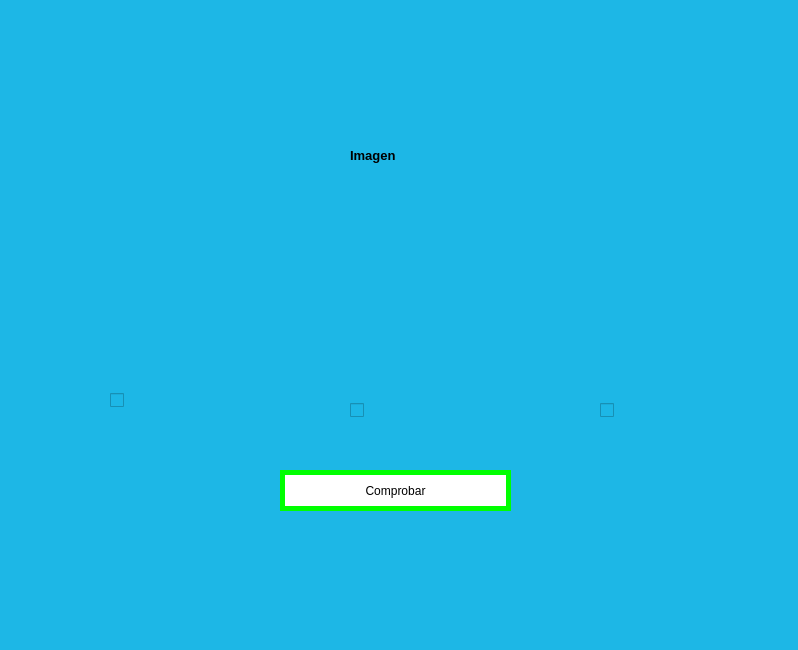
<?xml version="1.0" encoding="UTF-8"?>
<ui version="4.0">
 <class>MainWindow</class>
 <widget class="QMainWindow" name="MainWindow">
  <property name="geometry">
   <rect>
    <x>0</x>
    <y>0</y>
    <width>798</width>
    <height>650</height>
   </rect>
  </property>
  <property name="windowTitle">
   <string>MainWindow</string>
  </property>
  <property name="styleSheet">
   <string notr="true">
background-color: rgb(29, 183, 230);</string>
  </property>
  <widget class="QWidget" name="centralwidget">
   <widget class="QLabel" name="image_1">
    <property name="geometry">
     <rect>
      <x>60</x>
      <y>220</y>
      <width>161</width>
      <height>141</height>
     </rect>
    </property>
    <property name="styleSheet">
     <string notr="true"/>
    </property>
    <property name="text">
     <string/>
    </property>
    <property name="pixmap">
     <pixmap resource="../Archivos/Recursos.qrc">:/ejercicios/FIT_logo_vertical.png</pixmap>
    </property>
    <property name="scaledContents">
     <bool>true</bool>
    </property>
   </widget>
   <widget class="QLabel" name="textorar">
    <property name="geometry">
     <rect>
      <x>350</x>
      <y>140</y>
      <width>131</width>
      <height>31</height>
     </rect>
    </property>
    <property name="font">
     <font>
      <pointsize>10</pointsize>
      <weight>75</weight>
      <bold>true</bold>
     </font>
    </property>
    <property name="text">
     <string>Imagen</string>
    </property>
   </widget>
   <widget class="QLabel" name="Logo">
    <property name="geometry">
     <rect>
      <x>60</x>
      <y>10</y>
      <width>171</width>
      <height>131</height>
     </rect>
    </property>
    <property name="styleSheet">
     <string notr="true"/>
    </property>
    <property name="text">
     <string/>
    </property>
    <property name="pixmap">
     <pixmap resource="../Archivos/Recursos.qrc">:/ejercicios/log_uat_nuevo.png</pixmap>
    </property>
    <property name="scaledContents">
     <bool>true</bool>
    </property>
   </widget>
   <widget class="QLabel" name="image_3">
    <property name="geometry">
     <rect>
      <x>550</x>
      <y>210</y>
      <width>171</width>
      <height>161</height>
     </rect>
    </property>
    <property name="text">
     <string/>
    </property>
    <property name="pixmap">
     <pixmap resource="../Archivos/Recursos.qrc">:/ejercicios/wero.jpg</pixmap>
    </property>
    <property name="scaledContents">
     <bool>true</bool>
    </property>
   </widget>
   <widget class="QCheckBox" name="cb_3">
    <property name="geometry">
     <rect>
      <x>600</x>
      <y>400</y>
      <width>81</width>
      <height>20</height>
     </rect>
    </property>
    <property name="text">
     <string/>
    </property>
   </widget>
   <widget class="QCheckBox" name="cb_2">
    <property name="geometry">
     <rect>
      <x>350</x>
      <y>400</y>
      <width>41</width>
      <height>20</height>
     </rect>
    </property>
    <property name="text">
     <string/>
    </property>
   </widget>
   <widget class="QCheckBox" name="cb_1">
    <property name="geometry">
     <rect>
      <x>110</x>
      <y>390</y>
      <width>81</width>
      <height>20</height>
     </rect>
    </property>
    <property name="text">
     <string/>
    </property>
   </widget>
   <widget class="QLabel" name="image_2">
    <property name="geometry">
     <rect>
      <x>270</x>
      <y>210</y>
      <width>191</width>
      <height>161</height>
     </rect>
    </property>
    <property name="styleSheet">
     <string notr="true"/>
    </property>
    <property name="text">
     <string/>
    </property>
    <property name="pixmap">
     <pixmap resource="../Archivos/Recursos.qrc">:/ejercicios/elyochi.jpg</pixmap>
    </property>
    <property name="scaledContents">
     <bool>true</bool>
    </property>
   </widget>
   <widget class="QPushButton" name="btn_comprobar">
    <property name="geometry">
     <rect>
      <x>280</x>
      <y>470</y>
      <width>231</width>
      <height>41</height>
     </rect>
    </property>
    <property name="styleSheet">
     <string notr="true">background-color: rgb(255,255,255);
color: rgb(0,0,0);
border-radius:25px;
border:5px solid lime</string>
    </property>
    <property name="text">
     <string>Comprobar</string>
    </property>
   </widget>
  </widget>
  <widget class="QMenuBar" name="menubar">
   <property name="geometry">
    <rect>
     <x>0</x>
     <y>0</y>
     <width>798</width>
     <height>26</height>
    </rect>
   </property>
  </widget>
  <widget class="QStatusBar" name="statusbar"/>
 </widget>
 <resources>
  <include location="../Archivos/Recursos.qrc"/>
  <include location="../../Archivos/Recursos.qrc"/>
 </resources>
 <connections/>
</ui>
